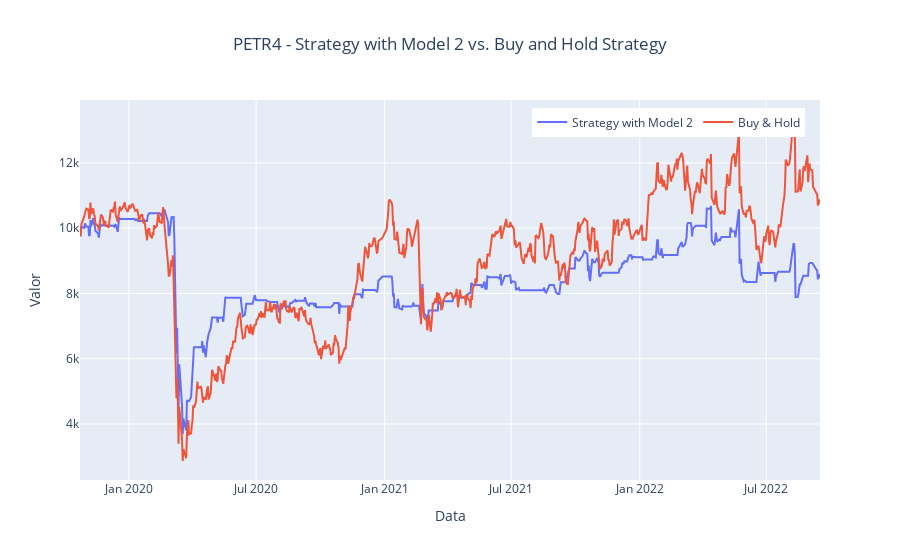
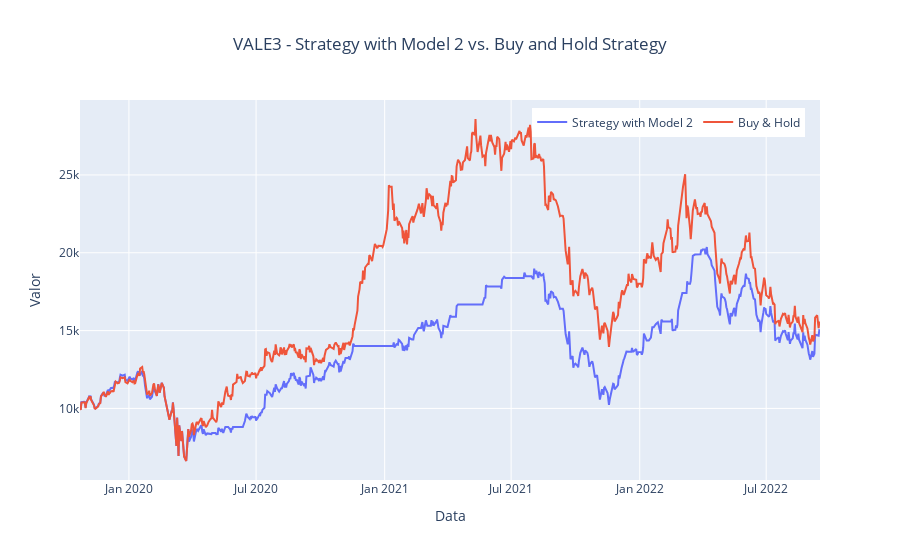
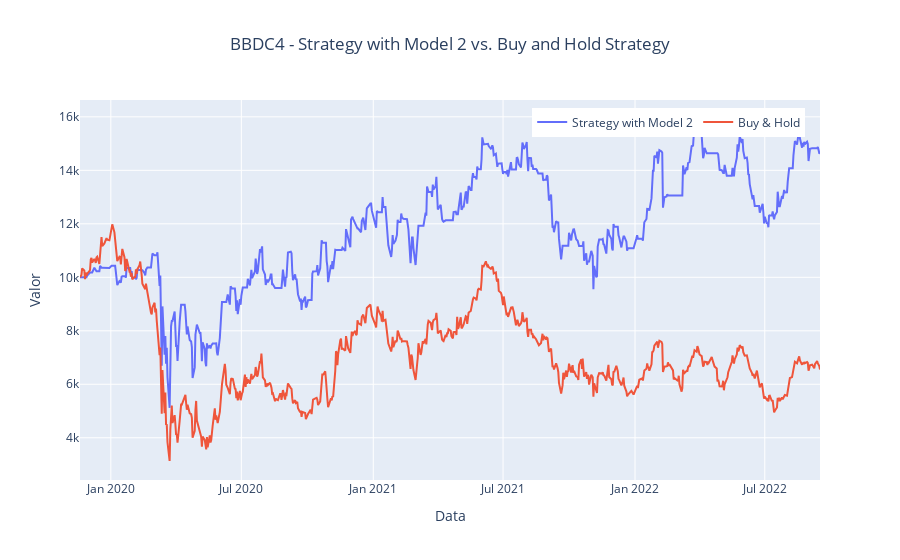
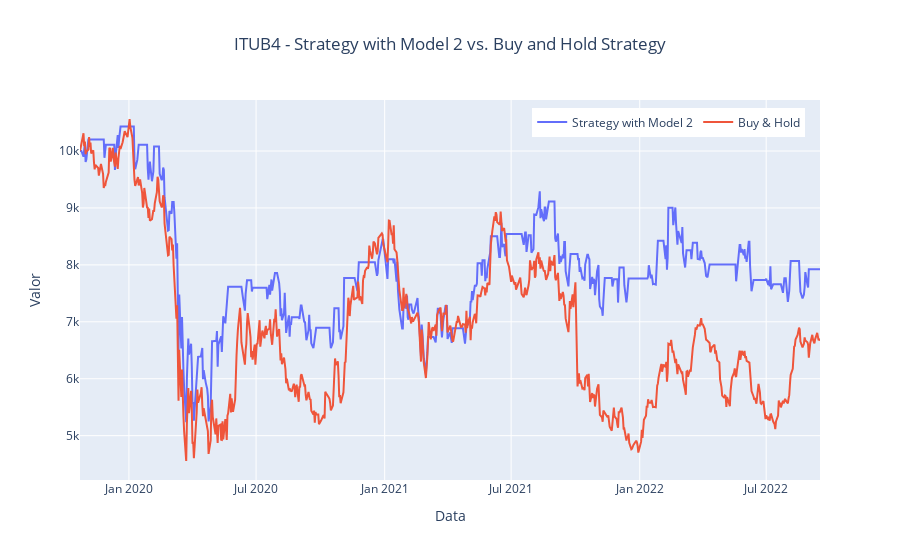

Source (notebook cell) for these figures, in order:
### Code cell
plot_all_results(results, signals)

### Figure 1 — Plotly figure (JSON) as saved in the notebook; plotly's stock layout.template omitted (floating-point values rounded to 4 significant figures; data arrays with more than 128 entries replaced by an {"elided": "..."} marker saying what was removed)
{"data": [{"mode": "lines", "name": "Strategy with Model 2", "type": "scatter", "x": {"elided": "719 str values"}, "y": {"elided": "719 float values"}}, {"mode": "lines", "name": "Buy & Hold", "type": "scatter", "x": {"elided": "719 str values"}, "y": {"elided": "719 float values"}}], "layout": {"hovermode": "x unified", "legend": {"orientation": "h", "x": 0.98, "xanchor": "right", "y": 0.98, "yanchor": "top"}, "title": {"text": "PETR4 - Strategy with Model 2 vs. Buy and Hold Strategy", "x": 0.5}, "xaxis": {"title": {"text": "Data"}}, "yaxis": {"title": {"text": "Valor"}}}}

### Figure 2 — Plotly figure (JSON) as saved in the notebook; plotly's stock layout.template omitted (floating-point values rounded to 4 significant figures; data arrays with more than 128 entries replaced by an {"elided": "..."} marker saying what was removed)
{"data": [{"mode": "lines", "name": "Strategy with Model 2", "type": "scatter", "x": {"elided": "719 str values"}, "y": {"elided": "719 float values"}}, {"mode": "lines", "name": "Buy & Hold", "type": "scatter", "x": {"elided": "719 str values"}, "y": {"elided": "719 float values"}}], "layout": {"hovermode": "x unified", "legend": {"orientation": "h", "x": 0.98, "xanchor": "right", "y": 0.98, "yanchor": "top"}, "title": {"text": "VALE3 - Strategy with Model 2 vs. Buy and Hold Strategy", "x": 0.5}, "xaxis": {"title": {"text": "Data"}}, "yaxis": {"title": {"text": "Valor"}}}}

### Figure 3 — Plotly figure (JSON) as saved in the notebook; plotly's stock layout.template omitted (floating-point values rounded to 4 significant figures; data arrays with more than 128 entries replaced by an {"elided": "..."} marker saying what was removed)
{"data": [{"mode": "lines", "name": "Strategy with Model 2", "type": "scatter", "x": {"elided": "701 str values"}, "y": {"elided": "701 float values"}}, {"mode": "lines", "name": "Buy & Hold", "type": "scatter", "x": {"elided": "701 str values"}, "y": {"elided": "701 float values"}}], "layout": {"hovermode": "x unified", "legend": {"orientation": "h", "x": 0.98, "xanchor": "right", "y": 0.98, "yanchor": "top"}, "title": {"text": "BBDC4 - Strategy with Model 2 vs. Buy and Hold Strategy", "x": 0.5}, "xaxis": {"title": {"text": "Data"}}, "yaxis": {"title": {"text": "Valor"}}}}

### Figure 4 — Plotly figure (JSON) as saved in the notebook; plotly's stock layout.template omitted (floating-point values rounded to 4 significant figures; data arrays with more than 128 entries replaced by an {"elided": "..."} marker saying what was removed)
{"data": [{"mode": "lines", "name": "Strategy with Model 2", "type": "scatter", "x": {"elided": "719 str values"}, "y": {"elided": "719 float values"}}, {"mode": "lines", "name": "Buy & Hold", "type": "scatter", "x": {"elided": "719 str values"}, "y": {"elided": "719 float values"}}], "layout": {"hovermode": "x unified", "legend": {"orientation": "h", "x": 0.98, "xanchor": "right", "y": 0.98, "yanchor": "top"}, "title": {"text": "ITUB4 - Strategy with Model 2 vs. Buy and Hold Strategy", "x": 0.5}, "xaxis": {"title": {"text": "Data"}}, "yaxis": {"title": {"text": "Valor"}}}}
